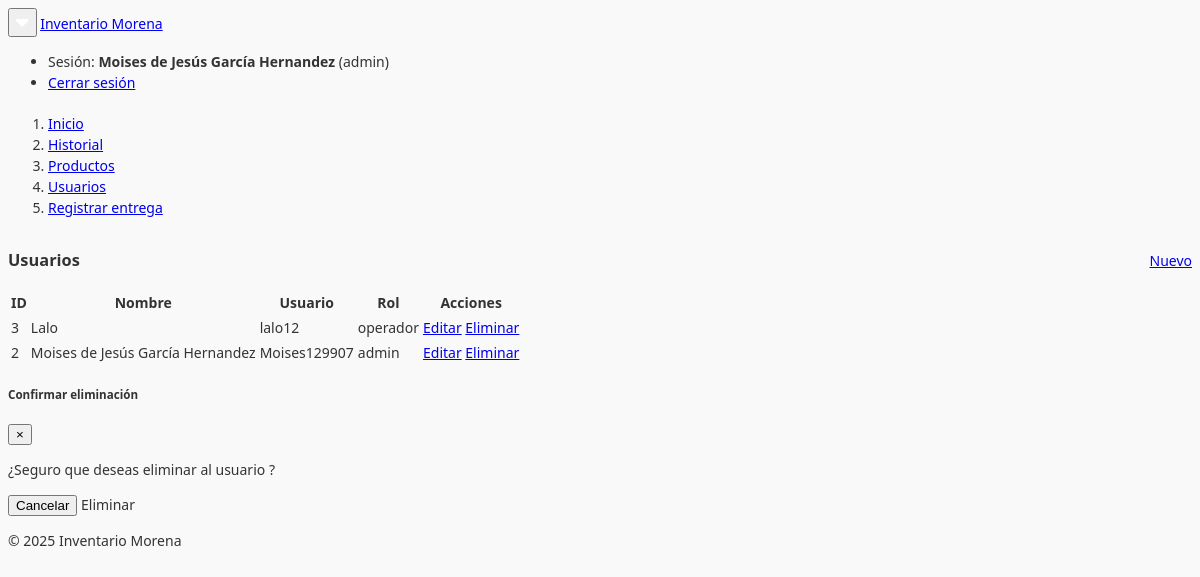
The app's page /usuarios.php (signed in), older data.
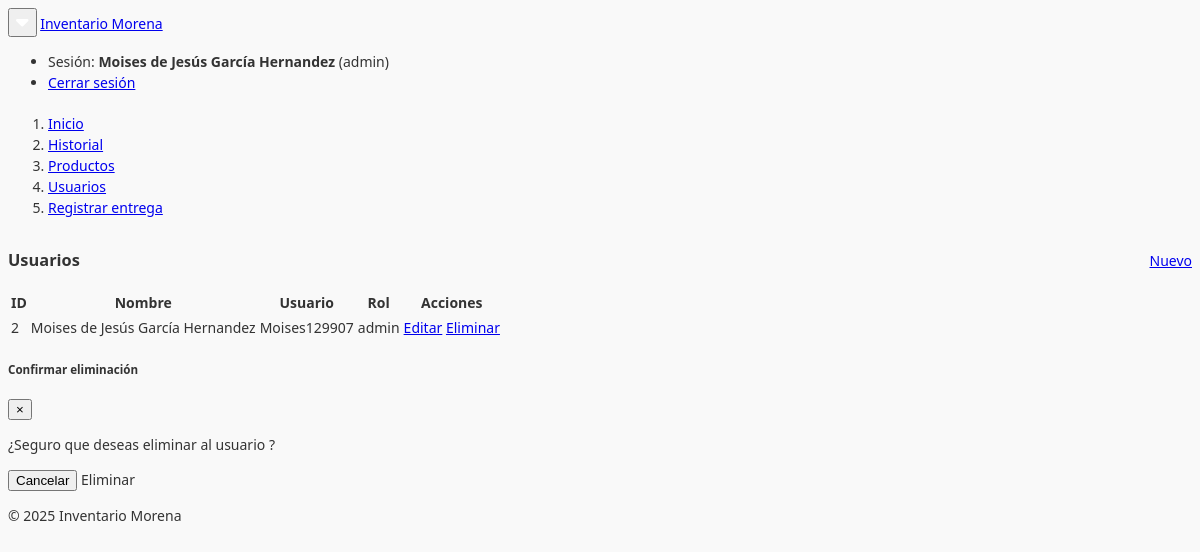
The same page, newer data.
### tables this page shows
CREATE TABLE `usuarios` (
  `id` int(11) NOT NULL,
  `nombre` varchar(120) NOT NULL,
  `usuario` varchar(80) NOT NULL,
  `pass_hash` varchar(255) NOT NULL,
  `rol` enum('admin','operador') NOT NULL DEFAULT 'operador',
  `created_at` date NOT NULL DEFAULT current_timestamp()
);

### auth.php (called while the page is built, shortened)
<?php
function current_user(){ return $_SESSION['user'] ?? null; }
?>

### usuarios.php (the view, shortened to what this page needs)
<?php
require_once __DIR__ . '/auth.php';
require_once __DIR__ . '/conexion.php';
$action = $_GET['action'] ?? 'list';
$id = isset($_GET['id']) ? (int)$_GET['id'] : 0;
include __DIR__ . '/header.php';
if($action==='create' || ($action==='edit' && $id)){
  $row = ['nombre'=>'','usuario'=>'','rol'=>'operador'];
  if($action==='edit'){
    $stmt=$mysqli->prepare("SELECT * FROM usuarios WHERE id=?");
    $stmt->bind_param("i",$id);
    $stmt->execute();
    $res=$stmt->get_result();
    $row=$res->fetch_assoc();
    $stmt->close();
    if(!$row){ $row = ['nombre'=>'','usuario'=>'','rol'=>'operador']; }
  }
  ?>
  <div class="panel panel-default">
    <div class="panel-heading">
      <h3 class="panel-title"><?= $action==='create'?'Nuevo usuario':'Editar usuario' ?></h3>
    </div>
    <div class="panel-body">
      <form method="POST">
        <div class="form-group">
          <label>Nombre</label>
          <input name="nombre" class="form-control" value="<?= htmlspecialchars($row['nombre']??'') ?>" required>
        </div>
        <div class="form-group">
          <label>Usuario</label>
          <input name="usuario" class="form-control" value="<?= htmlspecialchars($row['usuario']??'') ?>" required>
        </div>
        <div class="form-group">
          <label>Rol</label>
          <select name="rol" class="form-control">
            <option value="operador" <?= ($row['rol']??'')==='operador'?'selected':'' ?>>operador</option>
            <option value="admin" <?= ($row['rol']??'')==='admin'?'selected':'' ?>>admin</option>
          </select>
        </div>
        <div class="form-group">
          <label>Contraseña <?= $action==='edit' ? '(dejar en blanco para mantener)' : '' ?></label>
          <input type="password" name="clave" class="form-control" <?= $action==='create'?'required':'' ?>>
        </div>
        <button class="btn btn-primary" type="submit">Guardar</button>
        <a class="btn btn-default" href="usuarios.php">Cancelar</a>
      </form>
    </div>
  </div>
  <?php
} else {
  $res = $mysqli->query("SELECT id, nombre, usuario, rol FROM usuarios ORDER BY id DESC");
  ?>
  <div class="panel panel-default">
    <div class="panel-heading" style="display:flex;justify-content:space-between;align-items:center;flex-wrap:wrap;">
      <h3 class="panel-title">Usuarios</h3>
      <a class="btn btn-primary" href="usuarios.php?action=create">Nuevo</a>
    </div>
    <div class="panel-body">
      <div class="table-responsive">
        <table class="table table-striped table-bordered">
          <thead>
            <tr>
              <th>ID</th>
              <th>Nombre</th>
              <th>Usuario</th>
              <th>Rol</th>
              <th>Acciones</th>
            </tr>
          </thead>
          <tbody>
          <?php while($u = $res->fetch_assoc()): ?>
            <tr>
              <td><?= (int)$u['id'] ?></td>
              <td><?= htmlspecialchars($u['nombre']) ?></td>
              <td><?= htmlspecialchars($u['usuario']) ?></td>
              <td><span class="label label-default"><?= htmlspecialchars($u['rol']) ?></span></td>
              <td>
                <a class="btn btn-default btn-sm" href="usuarios.php?action=edit&id=<?= (int)$u['id'] ?>">Editar</a>
                <a href="#"
                   class="btn btn-danger btn-sm btn-delete"
                   data-id="<?= (int)$u['id'] ?>"
                   data-nombre="<?= htmlspecialchars($u['nombre']) ?>">
                   Eliminar
                </a>
              </td>
            </tr>
          <?php endwhile; ?>
          </tbody>
        </table>
      </div>
    </div>
  </div>
  <div class="modal fade" id="modalEliminar" tabindex="-1" role="dialog" aria-hidden="true">
    <div class="modal-dialog modal-sm" role="document">
      <div class="modal-content">
        <div class="modal-header bg-danger text-white">
          <h5 class="modal-title">Confirmar eliminación</h5>
          <button type="button" class="close" data-dismiss="modal" aria-label="Cerrar">
            <span aria-hidden="true">&times;</span>
          </button>
        </div>
        <div class="modal-body">
          <p>¿Seguro que deseas eliminar al usuario <strong id="usuarioNombre"></strong>?</p>
        </div>
        <div class="modal-footer">
          <button type="button" class="btn btn-default" data-dismiss="modal">Cancelar</button>
          <a id="btnConfirmarEliminar" class="btn btn-danger">Eliminar</a>
        </div>
      </div>
    </div>
  </div>
  <?php
}
include __DIR__ . '/footer.php';
?>

### header.php (shortened to what this page needs)
<?php
require_once __DIR__ . '/auth.php';
$user = current_user();
?>
<!DOCTYPE html>
<html lang="es">
<head>
  <link rel="stylesheet" href="https://framework-gb.cdn.gob.mx/assets/styles/main.css">
  <link rel="stylesheet" href="https://framework-gb.cdn.gob.mx/assets/styles/gobmx.css">
  <link rel="stylesheet" href="https://cdnjs.cloudflare.com/ajax/libs/font-awesome/6.4.0/css/all.min.css">
</head>
<body>
  <nav class="navbar navbar-inverse">
    <div class="container">
      <div class="navbar-header">
        <button type="button" class="navbar-toggle collapsed" data-toggle="collapse" data-target="#menu-principal" aria-expanded="false">
          <span style="font-size:20px; color:white;">
            <i class="fa fa-caret-down caret-anim"></i>
          </span>
        </button>
        <a class="navbar-brand" href="index.php"><?= htmlspecialchars(constant('APP_NAME')) ?></a>
      </div>
      <div class="collapse navbar-collapse" id="menu-principal">
        <ul class="nav navbar-nav navbar-right">
          <?php if ($user): ?>
            <li>
              <a>Sesión: <strong><?= htmlspecialchars($user['nombre']) ?></strong>
                (<?= htmlspecialchars($user['rol']) ?>)</a>
            </li>
            <li><a href="logout.php">Cerrar sesión</a></li>
          <?php else: ?>
            <li><a href="login.php">Iniciar sesión</a></li>
          <?php endif; ?>
        </ul>
      </div>
    </div>
  </nav>
  <main class="container" style="margin-top:20px">
    <?php if ($user): ?>
      <ol class="breadcrumb">
        <li><a href="index.php">Inicio</a></li>
        <li><a href="historial.php">Historial</a></li>
        <?php if ($user['rol'] === 'admin'): ?>
          <li><a href="productos.php">Productos</a></li>
          <li><a href="usuarios.php">Usuarios</a></li>
        <?php endif; ?>
        <li><a href="entregas.php">Registrar entrega</a></li>
      </ol>
    <?php endif; ?>

### footer.php (shortened to what this page needs)
</main>
<footer class="footer">
  <div class="container">
    <p>© <?= date('Y') ?> <?= htmlspecialchars(constant('APP_NAME')) ?></p>
  </div>
</footer>
</body>
</html>

### header.php (style rules this page uses)
body { font-family: "Patria", "noto Sans", "Helvetica", "Arial", sans-serif; font-size: 14px; line-height: 1.5; color: #333; background-color: #f9f9f9; }
.caret-anim { transition: transform 0.3s ease; display: inline-block; }

Row changes from the older to the newer data that the page shows:
removed usuarios: id "3", nombre "Lalo", usuario "lalo12", rol "operador"
